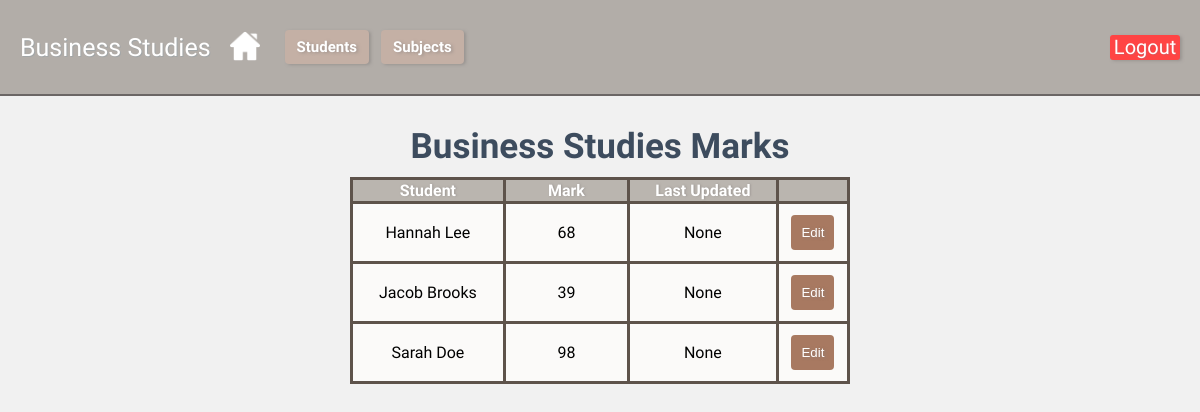
/subject/8 (signed in), run on an earlier commit of the app's database.
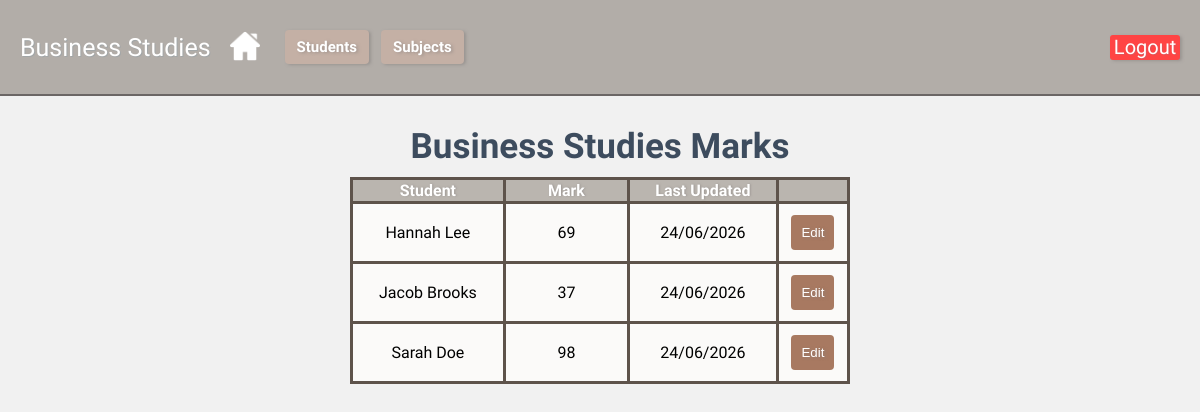
And on a later commit of the database.
### tables this page shows
CREATE TABLE "subject" (`id` INTEGER PRIMARY KEY AUTOINCREMENT, `subject` TEXT);

CREATE TABLE "marks"(id INTEGER PRIMARY KEY AUTOINCREMENT,
student_id INTEGER, `subject_id` INTEGER,
subject TEXT NOT NULL,
"marks" INTEGER,
last_updated TIMESTAMP DEFAULT CURRENT_TIMESTAMP);

CREATE TABLE "students"(id INTEGER PRIMARY KEY AUTOINCREMENT,
"firstname" TEXT NOT NULL,
"lastname" TEXT NOT NULL);

### app.py (the view)
@app.route('/subject/<int:subject_id>')
def subject(subject_id):
    if 'user_id' not in session:
        return redirect(url_for('login'))
    db = get_db()
    students = db.execute('''
                          SELECT * FROM students
                          ORDER BY firstname ASC;
                          ''').fetchall()
    subjects = db.execute('''
                          SELECT * FROM subject
                          ORDER BY subject ASC;
                         ''').fetchall()
    try:
        subj_cols = [r[1] for r in db.execute("PRAGMA table_info(subject)").fetchall()]
    except sqlite3.OperationalError:
        subj_cols = []
    if 'name' in subj_cols:
        subject = db.execute('SELECT id, name as subject FROM subject WHERE id = ?', (subject_id,)).fetchone()
    elif 'subject' in subj_cols:
        subject = db.execute('SELECT id, subject as subject FROM subject WHERE id = ?', (subject_id,)).fetchone()
    else:
        subject = {'id': subject_id, 'subject': 'Unknown'}
    marks = db.execute('''
        SELECT m.id as id, m.marks as marks, m.last_updated as last_updated,
               s.id as student_id, s.firstname as firstname, s.lastname as lastname
        FROM Marks m
        JOIN students s ON m.student_id = s.id
        WHERE m.subject_id = ?
        ORDER BY s.firstname ASC
    ''', (subject_id,)).fetchall()
    edit_mark_id = request.args.get('edit')
    return render_template('subject.html', students=students, subject=subject, subjects=subjects, marks=marks, edit_mark_id=edit_mark_id)

### app.py (called while the page is built)
def get_db():
    db = sqlite3.connect('database/student_mark.db')
    db.row_factory = sqlite3.Row
    return db

### templates/subject.html (shortened to what this page needs)
{% extends "base.html" %}
{% block text %}{{ subject['subject'] }}{% endblock text %}
{% block content %}
<h2 class="heading2">{{ subject['subject'] }} Marks</h2>
<table border="1">
    <thead>
        <tr>
            <th>Student</th>
            <th>Mark</th>
            <th>Last Updated</th>
            <th></th>
        </tr>
    </thead>
    <tbody>
        {% for mark in marks %}
        <tr>
            <td>{{ mark['firstname'] }} {{ mark['lastname'] }}</td>
            <td>{{ mark['marks'] }}</td>
            <td>{{ mark['last_updated'] }}</td>
            <td>
                {% if edit_mark_id and edit_mark_id|int == mark['id'] %}
                <form action="{{ url_for('edit_subject', mark_id=mark['id']) }}" method="post"
                    style="display:flex; gap:6px; margin-left:4px; align-items:baseline;">
                    <input name="mark" type="number" min="0" max="100" value="{{ mark['marks'] }}" required>
                    <button class="save" type="submit">Save</button>
                    <button type="button" class="cancel" data-href="{{ url_for('subject', subject_id=subject['id']) }}" onclick="window.location=this.dataset.href">Cancel</button>
                </form>
                {% else %}
                <button class="edit" type="button" data-href="{{ url_for('subject', subject_id=subject['id'], edit=mark['id']) }}" onclick="window.location=this.dataset.href">Edit</button>
                {% endif %}
            </td>
        </tr>
        {% endfor %}
    </tbody>
</table>
{% endblock content %}

### templates/base.html (shortened to what this page needs)
<!DOCTYPE html>
<html lang="en">
<head>
    <link rel="stylesheet" href="{{ url_for('static', filename='css/style.css') }}">
</head>
<body>
    <div class="header">
        {% if session.user_id %}
        <a href="/" style="color:white;text-decoration: none;">{% block text %}Hello, {{ session.fullname }}{%endblock%}</a>
        {%if request.path != '/'%}
        <button class="icon-button" title="Return Home"><a href="/">
    <img src="{{ url_for('static', filename='icons/icon-home-64x64.png') }}" alt="Home" class="icon"></a>
</button>
        {%endif%}
               <div class="menu-button">
                <div class="dropdown">
                    <button class="button">Students</button>
                </div>
                <div class="dropdown">
                    <button class="button">Subjects</button>
                </div>
            </div>
        <a href="{{ url_for('logout') }}" class="logout-button">Logout</a>
        {% endif %}
    </div>
    <div class="main">
        {% block content %}{% endblock %}
    </div>
</body>
</html>

### static/css/style.css (style rules this page uses)
body { margin: 0; padding: 0; font-family: "Nunito"; background-image:url('https://imgh.in/host/sce4o3'); background-repeat:repeat; background-size:40%; background-color: #f0f0f0ec; background-blend-mode: lighten; }
.heading2 { margin-top:-10px; padding:0; color:#3d4c5e; text-align:center; align-items: center; font-size:35px; margin-bottom:0px; }
.header { background-color: #aea8a3ed; color: white; padding: 20px; margin-bottom: 20px; align-items: center; font-size:25px; display: flex; border-bottom: 2px solid rgba(80, 74, 74, 0.71); }
.button { padding: 8px 12px; background:#c4b0a5; border-radius:4px; text-shadow: 2px 1px 3px #86827f8c; box-shadow: 2px 1px 3px #86827f8c; font-weight: bold; font-family: "Nunito"; font-size: 15px; }
.menu-button { display:flex; gap: 12px; align-items: center; margin-left: 18px; }
.dropdown { position: relative; }
.logout-button { background-color: #ff4444; color: white; text-decoration: none; padding: 0.5px 3.75px; border-radius: 3px; position: relative; margin-left: auto; font-size: 20px; box-shadow: 2px 1px 3px #86827f8c; display: flex; justify-content: center; align-items: center; }
.main { width: 800px; margin: 0 auto; padding: 20px; }
.edit { align-items: center; }
* { box-sizing: border-box; }
input, textarea, button { width: 100%; margin-bottom: 10px; padding: 5px; }
button { background-color: #c3afa3; color: white; padding: 10px; border: none; margin-top: 10px; }
table, th, td { border: #5e534b solid 3px; border-collapse: collapse; }
table { margin-left:auto; margin-right:auto; margin-top:10px; width:500px; background-color:#fbfaf9 }
th { background-color: #756b617c; color:white; font-weight: bold; text-shadow: 1px 0.4px 2px #86827f8c; }
tr { text-align:center; }
table td:nth-child(2) { width:25%; }
.edit { width:fit-content; background: #a87961; }
.cancel,.save,.edit { border-radius:4px; text-shadow: 2px 1px 3px #86827f8c; color:rgb(255, 255, 255); text-decoration:none; font-family: Arial; }
.icon-button { background:none; border: none; padding:0; margin-left:5px; margin-right:-7px; cursor: pointer; display: flex; align-items: center; justify-content: center; width:5%; box-sizing:none; }
.icon { width:30px; opacity:1; }
a { text-decoration: underline wavy 0.5px; color: #62a7d4; text-shadow: 1px 1px #658ca734; }

What changed in the data, as far as the page shows it:
changed marks "Hannah": marks "68" → "69"; last_updated "None" → "24/06/2026"
changed marks "Jacob": marks "39" → "37"; last_updated "None" → "24/06/2026"
changed marks "Sarah": last_updated "None" → "24/06/2026"
